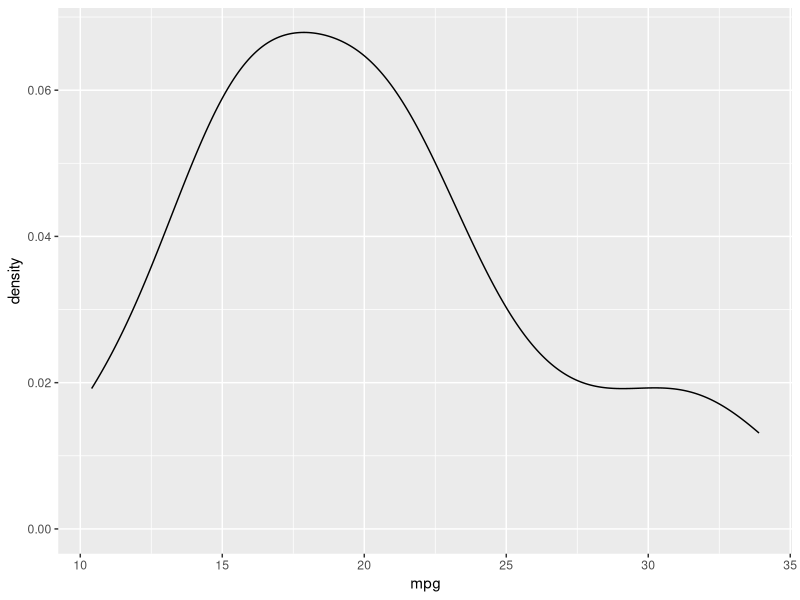
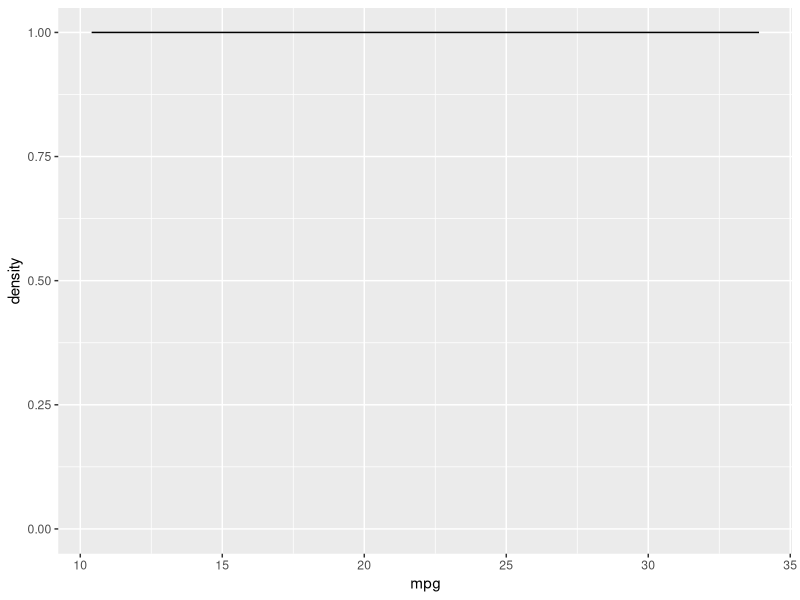

R code for these plots, in order:
## ---- chunk 1
library(tidyverse) # ggplot is included in this
## ---- chunk 2
mtcars %>%
  ggplot(aes(x = mpg, y = stat(density))) + geom_density()
## ---- chunk 3

# Preserves marginal densities
mtcars %>% ggplot(aes(x = mpg, y = stat(density)),fill = cut) +
  geom_density(position = "fill")

# You can use position="fill" to produce a conditional density estimate

## ---- chunk 4

## ---- chunk 5

## ---- chunk 6

